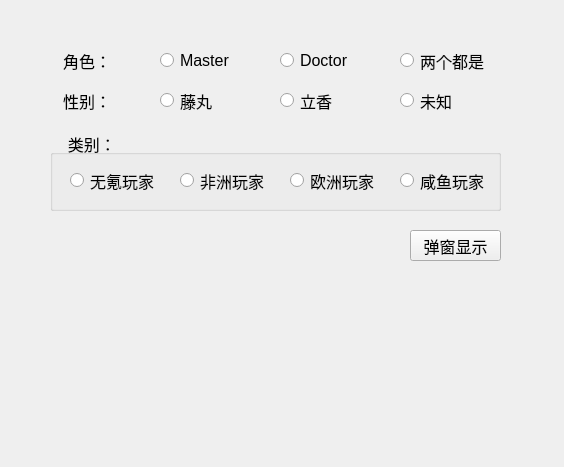
<?xml version="1.0" encoding="UTF-8"?>
<ui version="4.0">
 <class>Widget</class>
 <widget class="QWidget" name="Widget">
  <property name="geometry">
   <rect>
    <x>0</x>
    <y>0</y>
    <width>564</width>
    <height>467</height>
   </rect>
  </property>
  <property name="windowTitle">
   <string>Button Test</string>
  </property>
  <widget class="QLabel" name="labelRoles">
   <property name="geometry">
    <rect>
     <x>50</x>
     <y>50</y>
     <width>61</width>
     <height>21</height>
    </rect>
   </property>
   <property name="font">
    <font>
     <pointsize>12</pointsize>
    </font>
   </property>
   <property name="text">
    <string>角色：</string>
   </property>
   <property name="alignment">
    <set>Qt::AlignRight|Qt::AlignTrailing|Qt::AlignVCenter</set>
   </property>
  </widget>
  <widget class="QLabel" name="labelGender">
   <property name="geometry">
    <rect>
     <x>50</x>
     <y>90</y>
     <width>61</width>
     <height>21</height>
    </rect>
   </property>
   <property name="font">
    <font>
     <pointsize>12</pointsize>
    </font>
   </property>
   <property name="text">
    <string>性别：</string>
   </property>
   <property name="alignment">
    <set>Qt::AlignRight|Qt::AlignTrailing|Qt::AlignVCenter</set>
   </property>
  </widget>
  <widget class="QRadioButton" name="radioBtnMaster">
   <property name="geometry">
    <rect>
     <x>160</x>
     <y>50</y>
     <width>91</width>
     <height>21</height>
    </rect>
   </property>
   <property name="font">
    <font>
     <pointsize>12</pointsize>
    </font>
   </property>
   <property name="text">
    <string>Master</string>
   </property>
  </widget>
  <widget class="QRadioButton" name="radioBtnDoctor">
   <property name="geometry">
    <rect>
     <x>280</x>
     <y>50</y>
     <width>91</width>
     <height>21</height>
    </rect>
   </property>
   <property name="font">
    <font>
     <pointsize>12</pointsize>
    </font>
   </property>
   <property name="text">
    <string>Doctor</string>
   </property>
  </widget>
  <widget class="QRadioButton" name="radioBtnBothMnD">
   <property name="geometry">
    <rect>
     <x>400</x>
     <y>50</y>
     <width>91</width>
     <height>21</height>
    </rect>
   </property>
   <property name="font">
    <font>
     <pointsize>12</pointsize>
    </font>
   </property>
   <property name="text">
    <string>两个都是</string>
   </property>
  </widget>
  <widget class="QRadioButton" name="radioBtnMale">
   <property name="geometry">
    <rect>
     <x>160</x>
     <y>90</y>
     <width>91</width>
     <height>21</height>
    </rect>
   </property>
   <property name="font">
    <font>
     <pointsize>12</pointsize>
    </font>
   </property>
   <property name="text">
    <string>藤丸</string>
   </property>
  </widget>
  <widget class="QRadioButton" name="radioBtnFemale">
   <property name="geometry">
    <rect>
     <x>280</x>
     <y>90</y>
     <width>91</width>
     <height>21</height>
    </rect>
   </property>
   <property name="font">
    <font>
     <pointsize>12</pointsize>
    </font>
   </property>
   <property name="text">
    <string>立香</string>
   </property>
  </widget>
  <widget class="QRadioButton" name="radioBtnNonSex">
   <property name="geometry">
    <rect>
     <x>400</x>
     <y>90</y>
     <width>91</width>
     <height>21</height>
    </rect>
   </property>
   <property name="font">
    <font>
     <pointsize>12</pointsize>
    </font>
   </property>
   <property name="text">
    <string>未知</string>
   </property>
  </widget>
  <widget class="QGroupBox" name="groupBox">
   <property name="geometry">
    <rect>
     <x>50</x>
     <y>130</y>
     <width>451</width>
     <height>81</height>
    </rect>
   </property>
   <property name="font">
    <font>
     <pointsize>12</pointsize>
    </font>
   </property>
   <property name="title">
    <string>    类别：</string>
   </property>
   <property name="alignment">
    <set>Qt::AlignLeading|Qt::AlignLeft|Qt::AlignVCenter</set>
   </property>
   <widget class="QRadioButton" name="radioButton">
    <property name="geometry">
     <rect>
      <x>20</x>
      <y>40</y>
      <width>91</width>
      <height>21</height>
     </rect>
    </property>
    <property name="text">
     <string>无氪玩家</string>
    </property>
   </widget>
   <widget class="QRadioButton" name="radioButton_2">
    <property name="geometry">
     <rect>
      <x>130</x>
      <y>40</y>
      <width>91</width>
      <height>21</height>
     </rect>
    </property>
    <property name="text">
     <string>非洲玩家</string>
    </property>
   </widget>
   <widget class="QRadioButton" name="radioButton_3">
    <property name="geometry">
     <rect>
      <x>240</x>
      <y>40</y>
      <width>91</width>
      <height>21</height>
     </rect>
    </property>
    <property name="text">
     <string>欧洲玩家</string>
    </property>
   </widget>
   <widget class="QRadioButton" name="radioButton_4">
    <property name="geometry">
     <rect>
      <x>350</x>
      <y>40</y>
      <width>91</width>
      <height>21</height>
     </rect>
    </property>
    <property name="text">
     <string>咸鱼玩家</string>
    </property>
   </widget>
  </widget>
  <widget class="QPushButton" name="pushButton">
   <property name="geometry">
    <rect>
     <x>410</x>
     <y>230</y>
     <width>91</width>
     <height>31</height>
    </rect>
   </property>
   <property name="font">
    <font>
     <pointsize>12</pointsize>
    </font>
   </property>
   <property name="text">
    <string>弹窗显示</string>
   </property>
  </widget>
 </widget>
 <layoutdefault spacing="6" margin="11"/>
 <resources/>
 <connections/>
</ui>
